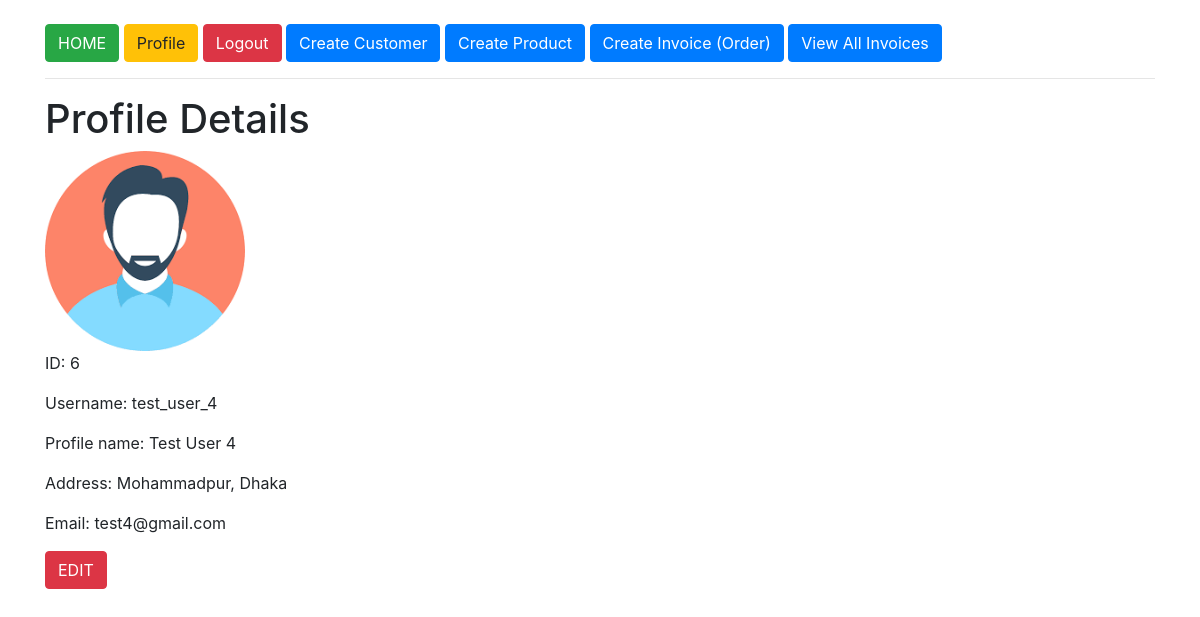
Page /profile_details/3/ (signed in) on the committed database.
### custom_users/models.py (models this page shows, shortened)
class Profile(models.Model):
    user = models.OneToOneField(User, on_delete=models.CASCADE, related_name='user_profile')
    profile_name = models.CharField(max_length=250, blank=True, null=True)
    address = models.CharField(max_length=150, blank=True, null=True)
    image = models.ImageField(default='default.jpg', upload_to='profile_pics')
    class Meta:
        verbose_name_plural = 'User Profiles'

### custom_users/views.py (the view)
# urls.py: path('profile_details/<int:id>/', profile_details, name='profile_details'),
@login_required(login_url='login')
def profile_details(request, id=None):
    profile = get_object_or_404(Profile, id=id)
    context = {'profile': profile}
    template = 'custom_users/profile_details.html'
    return render(request, template, context)

### templates/custom_users/profile_details.html (shortened to what this page needs)
{% extends 'base.html' %}
{% block content %}
    <h1>Profile Details</h1>
    {% if profile %}
        {% if profile.image %}
            <img src="{{ profile.image.url }}" width="200" height="200" alt="image">
        {% endif %}
        <p>ID: {{profile.user.id}}</p>
        <p>Username: {{profile.user.username}}</p>
        <p>Profile name: {{profile.profile_name}}</p>
        <p>Address: {{profile.address}}</p>
        <p>Email: {{profile.user.email}}</p>
    {% else %}
        <p> You don't have any profile.<a href="{% url 'custom_users:profile_create' %}">Create</a></p>
    {% endif %}
    <a href="{% url 'custom_users:profile_edit' %}"><button type="submit" class="btn btn-danger">EDIT</button></a>
{% endblock %}

### rows in the picture
Profile: image (picture), user.id "6", user.username "test_user_4", profile_name "Test User 4", address "Mohammadpur, Dhaka", user.email "test4@gmail.com"
